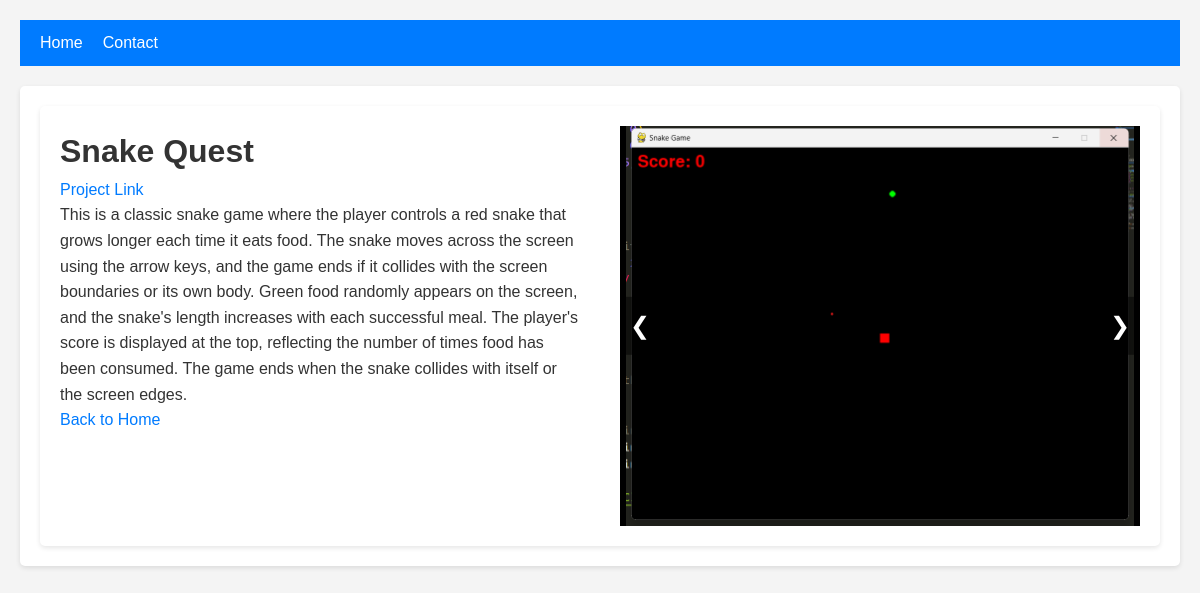
/project/4/, run on the app's committed database.
### main/models.py (models this page shows, shortened)
class Project(models.Model):
    title = models.CharField(max_length=200)
    description = models.TextField()
    tags = models.ManyToManyField(Tag, related_name="projects")
    link = models.URLField(max_length=200, blank=True)

class ProjectImage(models.Model):
    project = models.ForeignKey(
            Project, related_name="images", on_delete=models.CASCADE
        )
    image = models.ImageField(upload_to="project_images/")

### main/views.py (the view)
# urls.py: path("project/<int:id>/", views.project, name="project"),
def project(request, id):
    project = get_object_or_404(Project, pk=id)
    return render(request, "project.html", {"project": project})

### main/templates/project.html (shortened to what this page needs)
{% extends 'base.html' %}
{% load static %}
{% block extrahead %}
<link rel="stylesheet" href="{% static 'css/project.css' %}">
{% endblock extrahead %}
{% block content %}
    <div class="project-card">
        <div class="project-info">
            <h1>{{ project.title }}</h1>
            <p><a href="{{ project.link }}">Project Link</a></p>
            <p>{{ project.description }}</p>
            <a href="{% url 'home' %}">Back to Home</a>
        </div>
        <div class="carousel">
            <div class="carousel-images">
                {% for image in project.images.all %}
                    <div class="carousel-item">
                        <img src="{{ image.image.url }}" alt="Project image" />
                    </div>
                {% endfor %}
            </div>
            <a class="carousel-control prev" onclick="moveSlide(-1)">&#10094;</a>
            <a class="carousel-control next" onclick="moveSlide(1)">&#10095;</a>
        </div>
    </div>
{% endblock content %}

### main/static/css/base.css (style rules this page uses)
* { box-sizing: border-box; margin: 0; padding: 0; font-family: "Arial", sans-serif; }
body { font-family: "Segoe UI", Tahoma, Geneva, Verdana, sans-serif; line-height: 1.6; color: #333; background-color: #f4f4f4; padding: 20px; }
a { color: #007bff; text-decoration: none; }

### main/static/css/project.css (style rules this page uses)
.project-card { display: flex; align-items: flex-start; justify-content: space-between; background-color: white; box-shadow: 0 2px 5px rgba(0, 0, 0, 0.1); border-radius: 5px; overflow: hidden; max-width: 1200px; margin: auto; padding: 20px; }
.project-info { flex: 1; padding-right: 20px; }
.carousel { flex: 1; display: flex; flex-direction: column; position: relative; max-width: 50%; margin-left: 20px; }
.carousel-images { display: flex; flex: 1; overflow: hidden; }
.carousel-control { position: absolute; top: 50%; transform: translateY(-50%); background-color: rgba(0, 0, 0, 0.5); color: white; font-size: 24px; padding: 10px; cursor: pointer; user-select: none; }
.carousel-control.prev { left: 0; }
.carousel-control.next { right: 0; }
.carousel-item { display: flex; justify-content: center; align-items: center; background-color: black; width: 100%; height: 400px; }
.carousel-item img { max-height: 100%; max-width: 100%; object-fit: contain; }

### data on the page
Project: title "Snake Quest", description "This is a classic snake game where the player controls a red snake that grows longer each time it eats food. The snake moves across the screen using the arrow keys, and the game ends if it collides with the screen boundaries or its own body. Green food randomly appears on the screen, and the snake's length increases with each successful meal. The player's score is displayed at the top, reflecting the number of times food has been consumed. The game ends when the snake collides with itself or the screen edges."
ProjectImage: image (picture)
